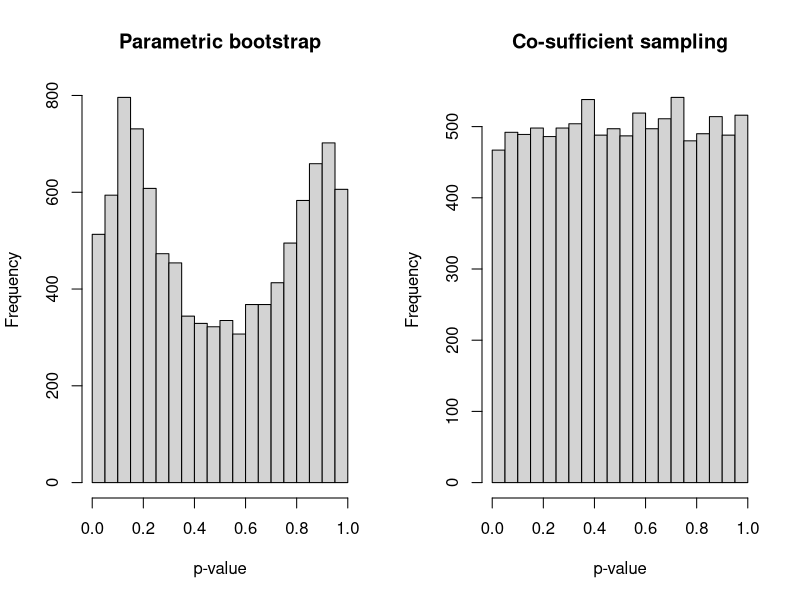

Recreate this plot in R.
set.seed(1)
nrep = 10000
n = 100
M = 500
rho = 0.97

pval_parboot = pval_css = rep(0,nrep)
for(rep in 1:nrep){
	X = rnorm(n)
	Y = rnorm(n)
	Z = Y * rho + rnorm(n) * sqrt(1-rho^2)
	thetah = sum(Z*X)/sum(Z^2)
	Xt_parboot = matrix(rnorm(n*M),n,M) + thetah * Z
	Xt_css = (diag(n)-Z%*%t(Z) / sum(Z^2))%*%matrix(rnorm(n*M),n,M) + thetah * Z

	TX =  sum(X*Y)^2 / (sum(X*Z))^2
	TXt_parboot =  (t(Xt_parboot)%*%Y)^2 / (t(Xt_parboot)%*%Z)^2
	TXt_css = (t(Xt_css)%*%Y)^2 / (t(Xt_css)%*%Z)^2

	pval_parboot[rep] = (1+sum(TXt_parboot>=TX))/(1+M)
	pval_css[rep] = (1+sum(TXt_css>=TX))/(1+M)
}

par(mfrow=c(1,2))
hist(pval_parboot,xlim=c(0,1),main='Parametric bootstrap',xlab='p-value')
hist(pval_css,xlim=c(0,1),main='Co-sufficient sampling',xlab='p-value')
